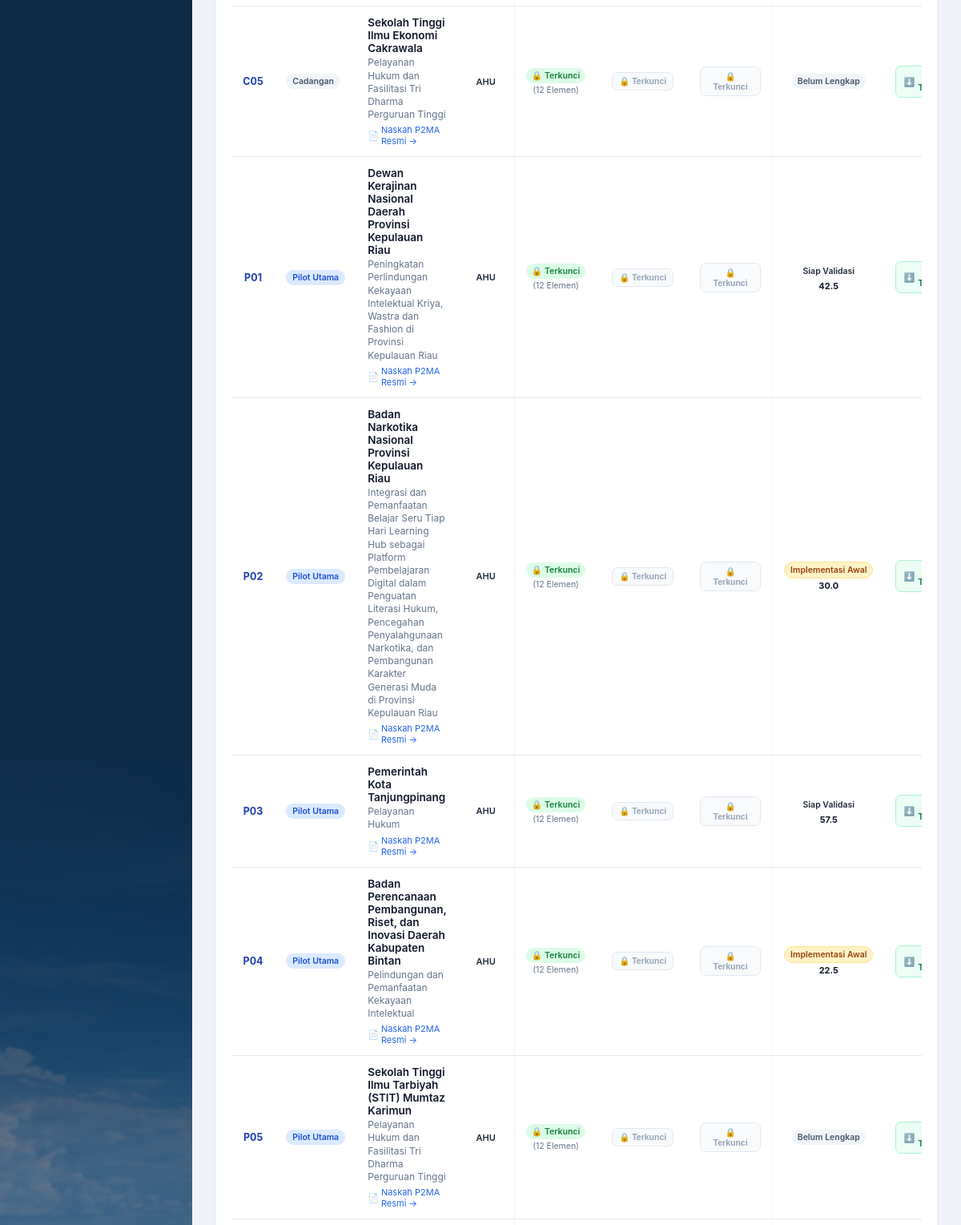
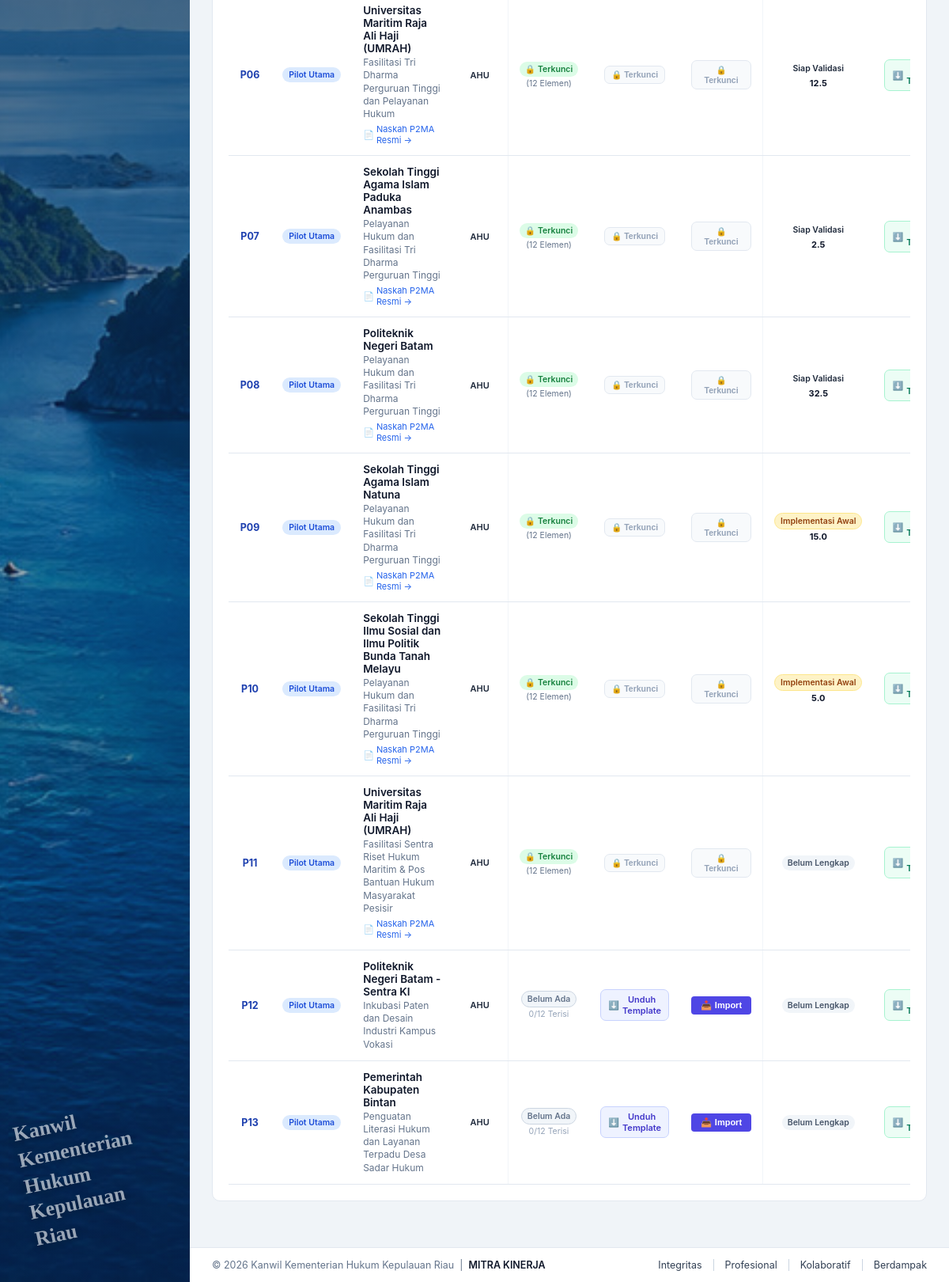
The app's page /import.php (signed in, lower part), older data (2 pictures, top to bottom).
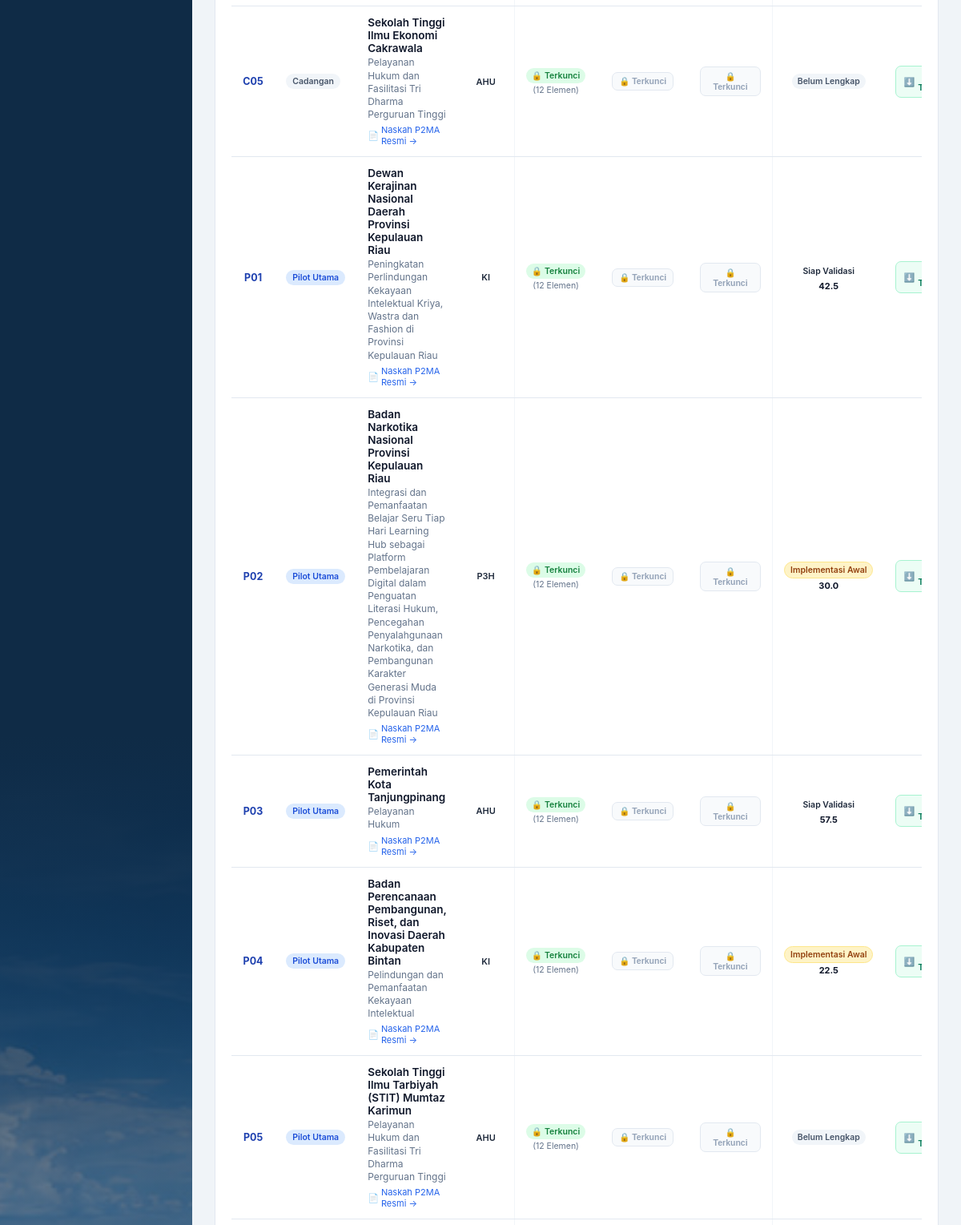
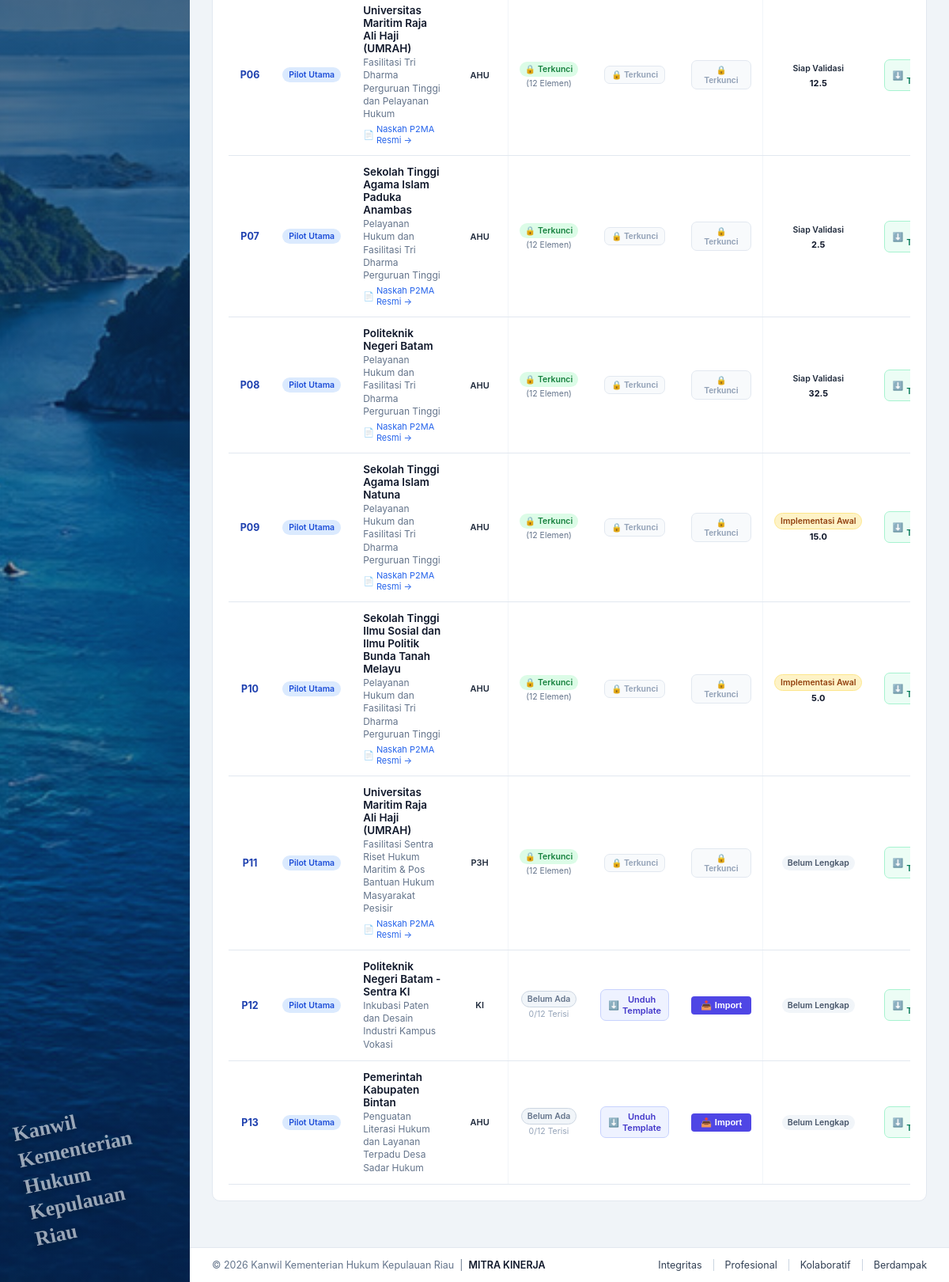
The same page, newer data (2 pictures, top to bottom).
### tables this page shows
CREATE TABLE `mitra_kinerja` (
  `id` int(11) NOT NULL AUTO_INCREMENT,
  `kode` varchar(5) NOT NULL,
  `portofolio` enum('Pilot Utama','Cadangan') NOT NULL,
  `nama_mitra` varchar(255) NOT NULL,
  `judul` text DEFAULT NULL,
  `jenis` enum('PKS','MoU') NOT NULL,
  `bidang` enum('AHU','KI','P3H','PPL','Keuangan','Humas','SDM') DEFAULT 'AHU',
  `pks_induk_id` int(11) DEFAULT NULL,
  `tanggal_mulai` date DEFAULT NULL,
  `tanggal_berakhir` date DEFAULT NULL,
  `status_tanggal` enum('TERVERIFIKASI','BELUM TERVERIFIKASI') NOT NULL DEFAULT 'BELUM TERVERIFIKASI',
  `evaluasi_per_tahun` int(11) NOT NULL DEFAULT 4,
  `baseline_status` enum('BELUM DIISI','DALAM PROSES','TERVERIFIKASI / DIKUNCI') NOT NULL DEFAULT 'BELUM DIISI',
  `baseline_locked_at` datetime DEFAULT NULL,
  `baseline_locked_by` int(11) DEFAULT NULL,
  `baseline_pemeriksa` varchar(255) DEFAULT NULL,
  `baseline_catatan_ringkasan` text DEFAULT NULL,
  `cutoff_date` date DEFAULT NULL,
  `sumber_baseline` varchar(255) DEFAULT NULL,
  `pic_internal` varchar(255) DEFAULT NULL,
  `pic_mitra` varchar(255) DEFAULT NULL,
  `pic_focal_point` varchar(255) DEFAULT NULL,
  `file_naskah` varchar(255) DEFAULT NULL,
  `foto_kerjasama` varchar(255) DEFAULT NULL,
  `pemeriksa_id` int(11) DEFAULT NULL,
  `tanggal_review` date DEFAULT NULL,
  `status_scorecard` varchar(50) NOT NULL DEFAULT 'BELUM LENGKAP',
  `posisi_portofolio` varchar(150) NOT NULL DEFAULT 'BELUM DAPAT DITENTUKAN',
  `rekomendasi` text DEFAULT NULL,
  `created_at` timestamp NOT NULL DEFAULT current_timestamp(),
  `updated_at` timestamp NOT NULL DEFAULT current_timestamp() ON UPDATE current_timestamp(),
  PRIMARY KEY (`id`),
  UNIQUE KEY `kode` (`kode`),
  KEY `pemeriksa_id` (`pemeriksa_id`),
  KEY `fk_mitra_induk` (`pks_induk_id`),
  CONSTRAINT `fk_mitra_induk` FOREIGN KEY (`pks_induk_id`) REFERENCES `mitra_kinerja` (`id`) ON DELETE SET NULL,
  CONSTRAINT `mitra_kinerja_ibfk_1` FOREIGN KEY (`pemeriksa_id`) REFERENCES `users` (`id`) ON DELETE SET NULL
);

### includes/functions.php (called while the page is built, shortened)
<?php
function h(?string $s): string {
    return htmlspecialchars($s ?? '', ENT_QUOTES, 'UTF-8');
}

### import.php (the view, shortened to what the changed rows need)
<?php
require_once __DIR__ . '/includes/functions.php';
$pdo = getDB();
$stmt = $pdo->query('
    SELECT m.*,
           (SELECT COUNT(*) FROM baseline_elemen WHERE mitra_id = m.id AND status = "TERVERIFIKASI") as total_terverifikasi,
           (SELECT COUNT(*) FROM indikator_skor WHERE mitra_id = m.id AND skor IS NOT NULL) as total_terisi_skor,
           (SELECT ROUND(SUM(nilai), 1) FROM indikator_skor WHERE mitra_id = m.id) as total_skor
    FROM mitra_kinerja m
    ORDER BY m.portofolio DESC, m.kode ASC
');
$daftarMitra = $stmt->fetchAll();
require __DIR__ . '/includes/header.php';
?>
<div class="card" style="border:1px solid #e2e8f0;background:#ffffff;border-radius:10px;overflow:hidden;">
    <div class="table-wrap" style="width:100%;overflow-x:auto;-webkit-overflow-scrolling:touch;">
        <table class="table" style="width:100%;min-width:960px;margin:0;border-collapse:collapse;font-size:12.5px;">
            <tbody>
                <?php foreach ($daftarMitra as $m):
                    $tInfo = $templateMap[$m['kode']] ?? null;
                    $isLocked = str_contains($m['baseline_status'] ?? '', 'DIKUNCI');
                    $hasBaseline = $isLocked || ((int)($m['total_terverifikasi'] ?? 0) > 0);
                    $scorecardStatus = $m['status_scorecard'] ?? 'BELUM LENGKAP';
                ?>
                <tr style="border-bottom:1px solid #f1f5f9;transition:background 0.15s ease;" onmouseover="this.style.background='#f8fafc'" onmouseout="this.style.background='transparent'">
                    <td style="padding:12px 14px;text-align:center;font-weight:700;color:#1e40af;vertical-align:middle;">
                        <?= h($m['kode']) ?>
                    </td>
                    <td style="padding:12px 14px;vertical-align:middle;">
                        <?php if ($m['portofolio'] === 'Pilot Utama' || $m['portofolio'] === 'PILOT'): ?>
                            <span class="badge badge-primary" style="font-size:10.5px;padding:3px 8px;">Pilot Utama</span>
                        <?php else: ?>
                            <span class="badge badge-secondary" style="font-size:10.5px;padding:3px 8px;">Cadangan</span>
                        <?php endif; ?>
                    </td>
                    <td style="padding:12px 14px;vertical-align:middle;">
                        <div style="font-weight:600;color:#0f172a;margin-bottom:2px;font-size:13.5px;">
                            <?= h($m['nama_mitra']) ?>
                        </div>
                        <div style="font-size:12px;color:#64748b;line-height:1.35;">
                            <?= h($m['judul'] ?: '-') ?>
                        </div>
                        <?php if (!empty($m['file_naskah'])): ?>
                            <div style="margin-top:4px;">
                                <a href="<?= h($m['file_naskah']) ?>" target="_blank" rel="noopener noreferrer" style="font-size:11px;color:#2563eb;text-decoration:none;display:inline-flex;align-items:center;gap:3px;">
                                    <span>📄</span> Naskah P2MA Resmi &rarr;
                                </a>
                            </div>
                        <?php endif; ?>
                    </td>
                    <td style="padding:12px 14px;text-align:center;vertical-align:middle;">
                        <span class="badge badge-outline" style="font-size:11px;font-weight:600;">
                            <?= h($m['bidang'] ?: ($m['jenis'] ?: 'AHU')) ?>
                        </span>
                    </td>
                    <td style="padding:12px 14px;text-align:center;vertical-align:middle;border-left:1px solid #f1f5f9;">
                        <?php if ($isLocked): ?>
                            <span class="badge badge-success" style="font-size:10.5px;padding:3px 7px;display:inline-flex;align-items:center;gap:3px;">
                                <span>🔒</span> Terkunci
                            </span>
                            <div style="font-size:10.5px;color:#64748b;margin-top:2px;">(12 Elemen)</div>
                        <?php else: ?>
                            <span class="badge badge-secondary" style="font-size:10.5px;padding:3px 7px;background:#f1f5f9;color:#64748b;border:1px solid #cbd5e1;">
                                Belum Ada
                            </span>
                            <div style="font-size:10.5px;color:#94a3b8;margin-top:2px;">0/12 Terisi</div>
                        <?php endif; ?>
                    </td>
                    <td style="padding:12px 14px;text-align:center;vertical-align:middle;">
                        <?php if ($hasBaseline): ?>
                            <button type="button" class="btn btn-sm" disabled style="font-size:10.5px;padding:4px 8px;color:#94a3b8;background:#f8fafc;border:1px solid #e2e8f0;cursor:not-allowed;" title="Data Baseline sudah terisi / terkunci. Unduh template dinonaktifkan.">
                                <span>🔒</span> Terkunci
                            </button>
                        <?php else: ?>
                            <a href="public/templates/template_baseline_12_elemen.xlsx" download="Template_Baseline_<?= h($m['kode']) ?>.xlsx" class="btn btn-outline btn-sm" style="font-size:11px;display:inline-flex;align-items:center;gap:4px;padding:5px 9px;color:#4338ca;border-color:#c7d2fe;background:#eef2ff;font-weight:600;" title="Unduh Formulir Template Baseline (.xlsx)">
                                <span>⬇️</span> Unduh Template
                            </a>
                        <?php endif; ?>
                    </td>
                    <td style="padding:12px 14px;text-align:center;vertical-align:middle;border-right:1px solid #f1f5f9;">
                        <?php if ($hasBaseline): ?>
                            <button type="button" class="btn btn-sm" disabled style="font-size:10.5px;padding:5px 10px;color:#94a3b8;background:#f8fafc;border:1px solid #e2e8f0;cursor:not-allowed;" title="Data Baseline sudah terverifikasi dan terkunci. Import dinonaktifkan.">
                                <span>🔒</span> Terkunci
                            </button>
                        <?php else: ?>
                            <button type="button" class="btn btn-sm" onclick="openImportModal(<?= (int)$m['id'] ?>, <?= htmlspecialchars(json_encode((string)$m['kode']), ENT_QUOTES, 'UTF-8') ?>, <?= htmlspecialchars(json_encode((string)$m['nama_mitra']), ENT_QUOTES, 'UTF-8') ?>, 'baseline')" style="font-size:11px;display:inline-flex;align-items:center;gap:4px;padding:5px 12px;background:#4f46e5;color:#ffffff;border:none;border-radius:4px;font-weight:600;cursor:pointer;" title="Import Data Baseline">
                                <span>📥</span> Import
                            </button>
                        <?php endif; ?>
                    </td>
                    <td style="padding:12px 14px;text-align:center;vertical-align:middle;">
                        <?php if ($scorecardStatus === 'FINAL' || $scorecardStatus === 'FINAL/TERVALIDASI'): ?>
                            <span class="badge badge-success" style="font-size:10.5px;padding:3px 7px;">Tervalidasi</span>
                        <?php elseif ($scorecardStatus === 'SIAP_VALIDASI' || $scorecardStatus === 'SIAP DIVALIDASI'): ?>
                            <span class="badge badge-info" style="font-size:10.5px;padding:3px 7px;">Siap Validasi</span>
                        <?php elseif ($scorecardStatus === 'MASA IMPLEMENTASI AWAL'): ?>
                            <span class="badge badge-warning" style="font-size:10.5px;padding:3px 7px;background:#fef3c7;color:#92400e;border:1px solid #fde68a;">Implementasi Awal</span>
                        <?php else: ?>
                            <span class="badge badge-secondary" style="font-size:10.5px;padding:3px 7px;">Belum Lengkap</span>
                        <?php endif; ?>
                        <?php if (isset($m['total_skor']) && $m['total_skor'] !== null && $m['total_skor'] !== ''): ?>
                            <div style="font-size:11px;font-weight:700;color:#0f172a;margin-top:2px;">
                                <?= number_format((float)$m['total_skor'], 1) ?>
                            </div>
                        <?php endif; ?>
                    </td>
                    <td style="padding:12px 14px;text-align:center;vertical-align:middle;">
                        <?php if ($tInfo && file_exists(__DIR__ . '/' . $tInfo['file'])): ?>
                            <a href="<?= h($tInfo['file']) ?>" download="Template_Scorecard_<?= h($m['kode']) ?>.xlsx" class="btn btn-outline btn-sm" style="font-size:11px;display:inline-flex;align-items:center;gap:4px;padding:5px 9px;color:#047857;border-color:#a7f3d0;background:#ecfdf5;font-weight:600;" title="Unduh Template Scorecard (.xlsx)">
                                <span>⬇️</span> Unduh Template
                            </a>
                        <?php else: ?>
                            <a href="public/templates/template_scorecard_v2_1.xlsx" download="Template_Scorecard_<?= h($m['kode']) ?>.xlsx" class="btn btn-outline btn-sm" style="font-size:11px;display:inline-flex;align-items:center;gap:4px;padding:5px 9px;color:#047857;border-color:#a7f3d0;background:#ecfdf5;font-weight:600;" title="Unduh Template Scorecard (.xlsx)">
                                <span>⬇️</span> Unduh Template
                            </a>
                        <?php endif; ?>
                    </td>
                </tr>
                <?php endforeach; ?>
            </tbody>
        </table>
    </div>
</div>
<?php require __DIR__ . '/includes/footer.php'; ?>

Row changes from the older to the newer data that the page shows:
changed mitra_kinerja "Dewan Kerajinan Nasional Daerah Provinsi Kepulauan Riau": bidang "AHU" → "KI"
changed mitra_kinerja "Badan Narkotika Nasional Provinsi Kepulauan Riau": bidang "AHU" → "P3H"
changed mitra_kinerja "Badan Perencanaan Pembangunan, Riset, dan Inovasi Daerah Kabupaten Bintan": bidang "AHU" → "KI"
changed mitra_kinerja "Fasilitasi Sentra Riset Hukum Maritim & Pos Bantuan Hukum Masyarakat Pesisir": bidang "AHU" → "P3H"
changed mitra_kinerja "Politeknik Negeri Batam - Sentra KI": bidang "AHU" → "KI"
